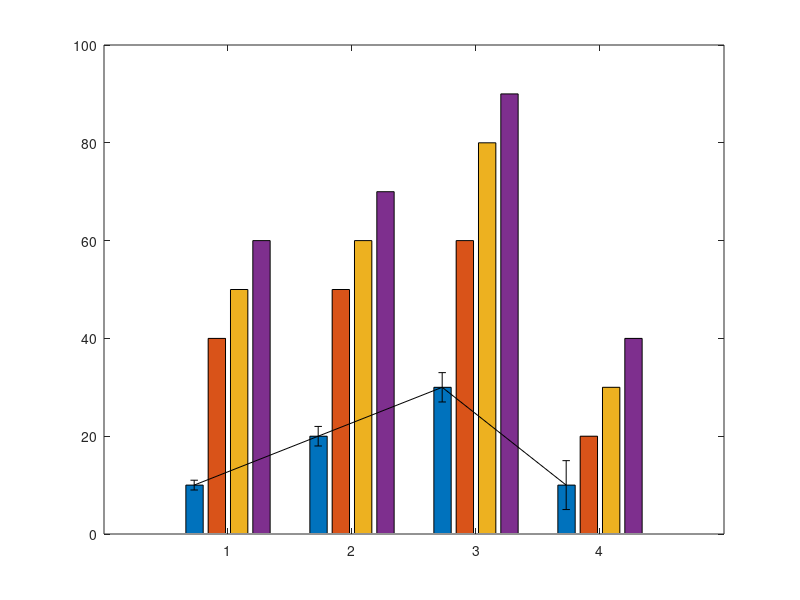

This chart was generated by the following MATLAB code: (Note: this script raises an error after producing the figure.)
% Accuracy Sensitivity Precision F-Measure G-mean AUC
clear;

% Example data as before
model_series = [10 40 50 60; 20 50 60 70; 30 60 80 90; 10 20 30 40];
model_error = [1 4 8 6; 2 5 9 12; 3 6 10 13; 5 10 12 40];
b = bar(model_series, 'grouped');

%% For MATLAB R2019a or earlier releases
hold on

% Find the number of groups and the number of bars in each group
% ngroups = size(model_series, 1);
% nbars = size(model_series, 2);
[ngroups, nbars] = size(model_series);


% Calculate the width for each bar group
groupwidth = min(0.8, nbars/(nbars + 1.5));

% Set the position of each error bar in the centre of the main bar
% Based on barweb.m by Bolu Ajiboye from MATLAB File Exchange
for i = 1:nbars
    % Calculate center of each bar
    x = (1:ngroups) - groupwidth/2 + (2*i-1) * groupwidth / (2*nbars);
    
    errorbar(x, model_series(:, i), model_error(:, i), 'k', 'linestyle', 'none');
end

hold off

%% For MATLAB 2019b or later releases
hold on

% Calculate the number of bars in each group
nbars = size(model_series, 2);

% Get the x coordinate of the bars
x = nan(nbars, ngroups);
for i = 1:nbars
    x(i, :) = b(i).XEndPoints;
end

disp('vaca');

% Plot the errorbars
errorbar(x', model_series, model_error, 'k','linestyle', 'none');

hold off